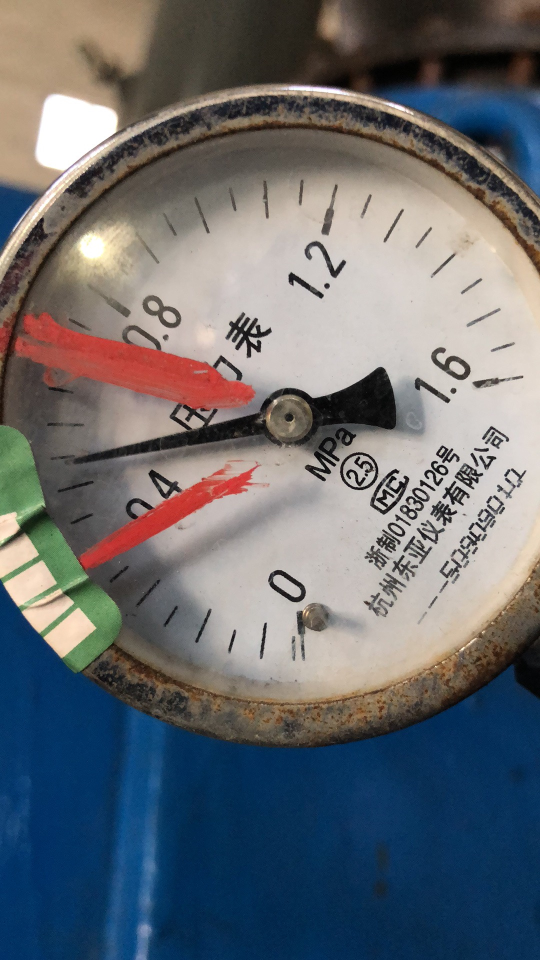
//> input picture OpenCV/Resources/2.jpg, 1080 x 1920 px (shown at 1/2 size)
$ ./instrument   (built with g++ and OpenCV 4)
//> lines starting //> are read from the running program, lines starting //| are printed output that depends on the picture
//> further down, img is the input picture: 1920 rows x 1080 cols, CV_8UC3; mean B, G, R 112.7, 108.3, 105.4
#include <opencv2/imgcodecs.hpp>
#include <opencv2/highgui.hpp>
#include <opencv2/imgproc.hpp>
#include <iostream>

using namespace cv;

const std::string path = "Resources/2.jpg";

Mat img, imgGray, imgCanny, imgThr, imgClose, imgBlur;

void ImageProcess(Mat img)
{
	cvtColor(img, imgGray, COLOR_BGR2GRAY);
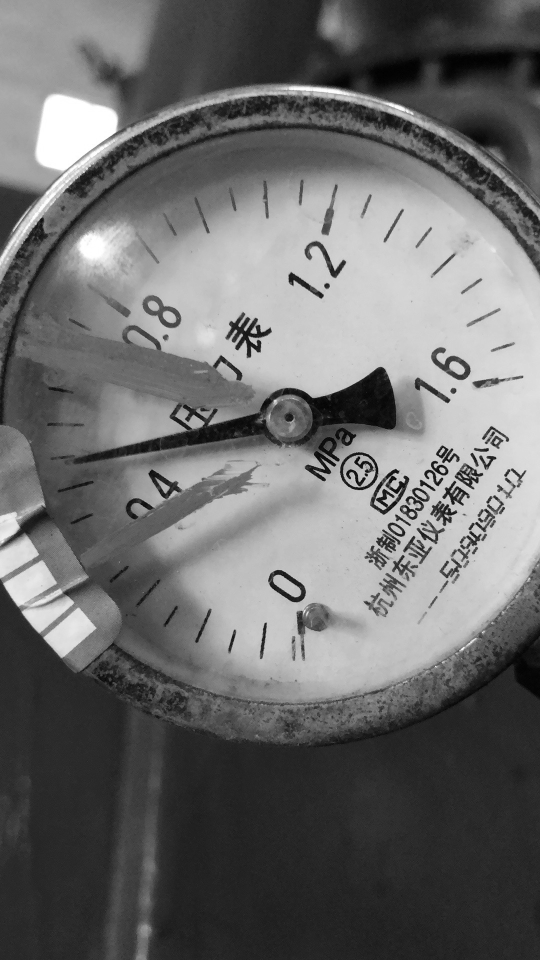
//> imgGray: 1920 rows x 1080 cols, CV_8UC1 (shown at 1/2 size); min 0, max 255, mean 107.9

	GaussianBlur(imgGray, imgBlur, Size(7, 7), 5);

	Canny(imgBlur, imgCanny, 50, 80, 3);
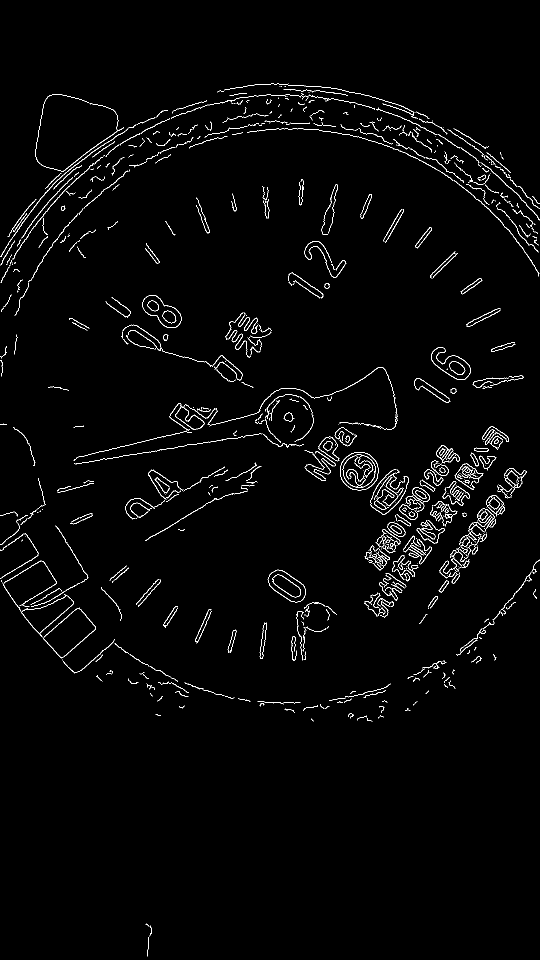
//> imgCanny: 1920 rows x 1080 cols, CV_8UC1 (shown at 1/2 size); 1.9% white in thin lines or dots
}

int main()
{
	img = imread(path);
	ImageProcess(img);

	Mat imgTrans, imgGrayTrans, imgCannyTrans, imgThrTrans, imgCloseTrans;

	resize(img, imgTrans, Size(540, 960));
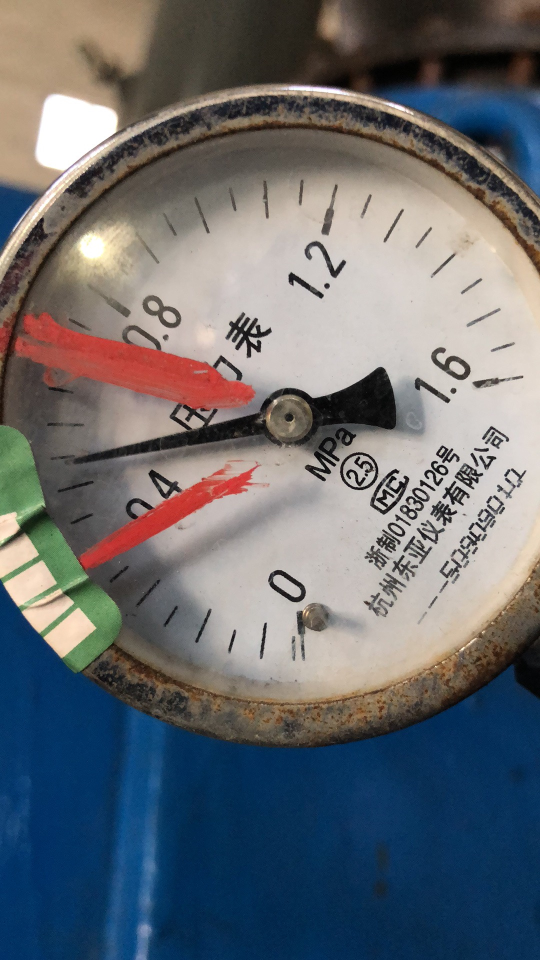
//> imgTrans: 960 rows x 540 cols, CV_8UC3; mean B, G, R 112.8, 108.4, 105.5
	resize(imgGray, imgGrayTrans, Size(540, 960));
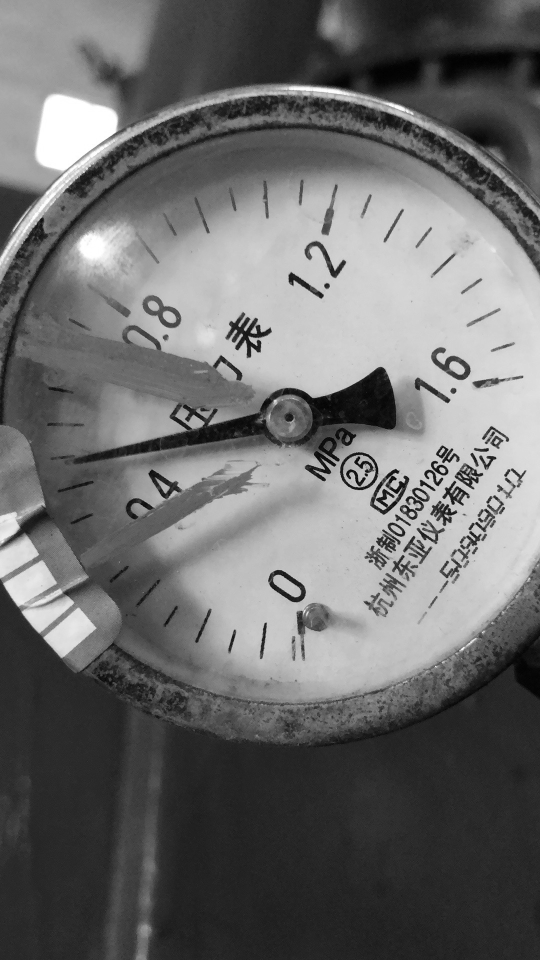
//> imgGrayTrans: 960 rows x 540 cols, CV_8UC1; min 1, max 255, mean 108
	resize(imgCanny, imgCannyTrans, Size(540, 960));
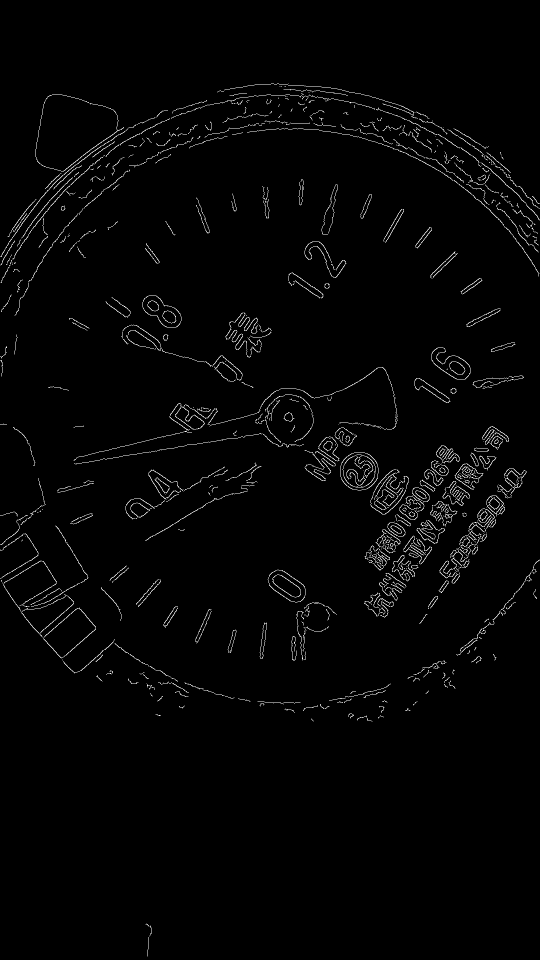
//> imgCannyTrans: 960 rows x 540 cols, CV_8UC1; min 0, max 255, mean 4.7

	imshow("img", imgTrans);
	imshow("imgGray", imgGrayTrans);
	imshow("imgCanny", imgCannyTrans);

	waitKey(0);
	return 0;
}
